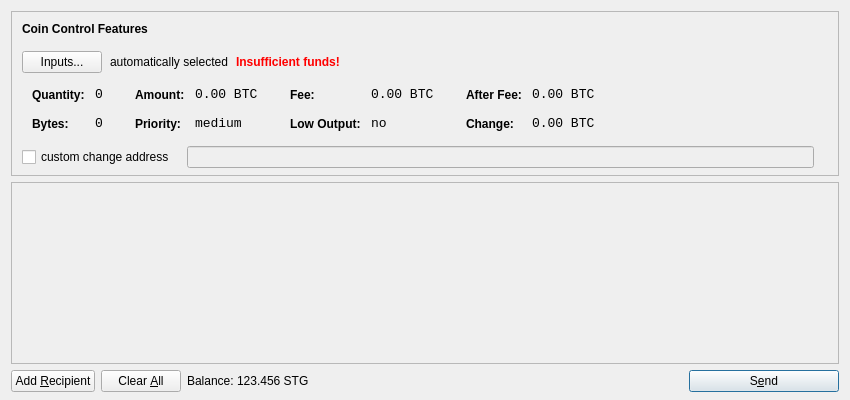
<?xml version="1.0" encoding="UTF-8"?>
<ui version="4.0">
 <class>SendCoinsDialog</class>
 <widget class="QDialog" name="SendCoinsDialog">
  <property name="geometry">
   <rect>
    <x>0</x>
    <y>0</y>
    <width>850</width>
    <height>400</height>
   </rect>
  </property>
  <property name="windowTitle">
   <string>Send Coins</string>
  </property>
  <layout class="QVBoxLayout" name="verticalLayout" stretch="0,1,0">
   <property name="bottomMargin">
    <number>8</number>
   </property>
   <item>
    <widget class="QFrame" name="frameCoinControl">
     <property name="sizePolicy">
      <sizepolicy hsizetype="Expanding" vsizetype="Expanding">
       <horstretch>0</horstretch>
       <verstretch>0</verstretch>
      </sizepolicy>
     </property>
     <property name="maximumSize">
      <size>
       <width>16777215</width>
       <height>16777215</height>
      </size>
     </property>
     <property name="frameShape">
      <enum>QFrame::StyledPanel</enum>
     </property>
     <property name="frameShadow">
      <enum>QFrame::Sunken</enum>
     </property>
     <layout class="QVBoxLayout" name="verticalLayoutCoinControl2">
      <property name="spacing">
       <number>-1</number>
      </property>
      <property name="leftMargin">
       <number>0</number>
      </property>
      <property name="topMargin">
       <number>0</number>
      </property>
      <property name="rightMargin">
       <number>0</number>
      </property>
      <property name="bottomMargin">
       <number>6</number>
      </property>
      <item>
       <layout class="QVBoxLayout" name="verticalLayoutCoinControl" stretch="0,0,0,0,1">
        <property name="spacing">
         <number>0</number>
        </property>
        <property name="leftMargin">
         <number>10</number>
        </property>
        <property name="topMargin">
         <number>10</number>
        </property>
        <item>
         <layout class="QHBoxLayout" name="horizontalLayoutCoinControl1">
          <property name="bottomMargin">
           <number>15</number>
          </property>
          <item>
           <widget class="QLabel" name="labelCoinControlFeatures">
            <property name="sizePolicy">
             <sizepolicy hsizetype="Preferred" vsizetype="Maximum">
              <horstretch>0</horstretch>
              <verstretch>0</verstretch>
             </sizepolicy>
            </property>
            <property name="font">
             <font>
              <weight>75</weight>
              <bold>true</bold>
             </font>
            </property>
            <property name="styleSheet">
             <string notr="true">font-weight:bold;</string>
            </property>
            <property name="text">
             <string>Coin Control Features</string>
            </property>
           </widget>
          </item>
         </layout>
        </item>
        <item>
         <layout class="QHBoxLayout" name="horizontalLayoutCoinControl2" stretch="0,0,0,0">
          <property name="spacing">
           <number>8</number>
          </property>
          <property name="bottomMargin">
           <number>10</number>
          </property>
          <item>
           <widget class="QPushButton" name="pushButtonCoinControl">
            <property name="styleSheet">
             <string notr="true"/>
            </property>
            <property name="text">
             <string>Inputs...</string>
            </property>
           </widget>
          </item>
          <item>
           <widget class="QLabel" name="labelCoinControlAutomaticallySelected">
            <property name="text">
             <string>automatically selected</string>
            </property>
            <property name="margin">
             <number>5</number>
            </property>
           </widget>
          </item>
          <item>
           <widget class="QLabel" name="labelCoinControlInsuffFunds">
            <property name="font">
             <font>
              <weight>75</weight>
              <bold>true</bold>
             </font>
            </property>
            <property name="styleSheet">
             <string notr="true">color:red;font-weight:bold;</string>
            </property>
            <property name="text">
             <string>Insufficient funds!</string>
            </property>
            <property name="margin">
             <number>5</number>
            </property>
           </widget>
          </item>
          <item>
           <spacer name="horizontalSpacerCoinControl">
            <property name="orientation">
             <enum>Qt::Horizontal</enum>
            </property>
            <property name="sizeHint" stdset="0">
             <size>
              <width>40</width>
              <height>1</height>
             </size>
            </property>
           </spacer>
          </item>
         </layout>
        </item>
        <item>
         <widget class="QWidget" name="widgetCoinControl" native="true">
          <property name="sizePolicy">
           <sizepolicy hsizetype="Preferred" vsizetype="Preferred">
            <horstretch>0</horstretch>
            <verstretch>0</verstretch>
           </sizepolicy>
          </property>
          <property name="minimumSize">
           <size>
            <width>0</width>
            <height>0</height>
           </size>
          </property>
          <property name="styleSheet">
           <string notr="true"/>
          </property>
          <layout class="QHBoxLayout" name="horizontalLayoutCoinControl5">
           <property name="margin">
            <number>0</number>
           </property>
           <item>
            <layout class="QHBoxLayout" name="horizontalLayoutCoinControl3" stretch="0,0,0,1">
             <property name="spacing">
              <number>20</number>
             </property>
             <property name="topMargin">
              <number>0</number>
             </property>
             <property name="bottomMargin">
              <number>10</number>
             </property>
             <item>
              <layout class="QFormLayout" name="formLayoutCoinControl1">
               <property name="horizontalSpacing">
                <number>10</number>
               </property>
               <property name="verticalSpacing">
                <number>14</number>
               </property>
               <property name="leftMargin">
                <number>10</number>
               </property>
               <property name="topMargin">
                <number>4</number>
               </property>
               <property name="rightMargin">
                <number>6</number>
               </property>
               <item row="0" column="0">
                <widget class="QLabel" name="labelCoinControlQuantityText">
                 <property name="styleSheet">
                  <string notr="true">font-weight:bold;</string>
                 </property>
                 <property name="text">
                  <string>Quantity:</string>
                 </property>
                 <property name="margin">
                  <number>0</number>
                 </property>
                </widget>
               </item>
               <item row="0" column="1">
                <widget class="QLabel" name="labelCoinControlQuantity">
                 <property name="font">
                  <font>
                   <family>Monospace</family>
                   <pointsize>10</pointsize>
                  </font>
                 </property>
                 <property name="cursor">
                  <cursorShape>IBeamCursor</cursorShape>
                 </property>
                 <property name="contextMenuPolicy">
                  <enum>Qt::ActionsContextMenu</enum>
                 </property>
                 <property name="text">
                  <string notr="true">0</string>
                 </property>
                 <property name="margin">
                  <number>0</number>
                 </property>
                 <property name="textInteractionFlags">
                  <set>Qt::LinksAccessibleByMouse|Qt::TextSelectableByKeyboard|Qt::TextSelectableByMouse</set>
                 </property>
                </widget>
               </item>
               <item row="1" column="0">
                <widget class="QLabel" name="labelCoinControlBytesText">
                 <property name="styleSheet">
                  <string notr="true">font-weight:bold;</string>
                 </property>
                 <property name="text">
                  <string>Bytes:</string>
                 </property>
                </widget>
               </item>
               <item row="1" column="1">
                <widget class="QLabel" name="labelCoinControlBytes">
                 <property name="font">
                  <font>
                   <family>Monospace</family>
                   <pointsize>10</pointsize>
                  </font>
                 </property>
                 <property name="cursor">
                  <cursorShape>IBeamCursor</cursorShape>
                 </property>
                 <property name="contextMenuPolicy">
                  <enum>Qt::ActionsContextMenu</enum>
                 </property>
                 <property name="text">
                  <string notr="true">0</string>
                 </property>
                 <property name="textInteractionFlags">
                  <set>Qt::LinksAccessibleByMouse|Qt::TextSelectableByKeyboard|Qt::TextSelectableByMouse</set>
                 </property>
                </widget>
               </item>
              </layout>
             </item>
             <item>
              <layout class="QFormLayout" name="formLayoutCoinControl2">
               <property name="horizontalSpacing">
                <number>10</number>
               </property>
               <property name="verticalSpacing">
                <number>14</number>
               </property>
               <property name="leftMargin">
                <number>6</number>
               </property>
               <property name="topMargin">
                <number>4</number>
               </property>
               <property name="rightMargin">
                <number>6</number>
               </property>
               <item row="0" column="0">
                <widget class="QLabel" name="labelCoinControlAmountText">
                 <property name="styleSheet">
                  <string notr="true">font-weight:bold;</string>
                 </property>
                 <property name="text">
                  <string>Amount:</string>
                 </property>
                 <property name="margin">
                  <number>0</number>
                 </property>
                </widget>
               </item>
               <item row="0" column="1">
                <widget class="QLabel" name="labelCoinControlAmount">
                 <property name="font">
                  <font>
                   <family>Monospace</family>
                   <pointsize>10</pointsize>
                  </font>
                 </property>
                 <property name="cursor">
                  <cursorShape>IBeamCursor</cursorShape>
                 </property>
                 <property name="contextMenuPolicy">
                  <enum>Qt::ActionsContextMenu</enum>
                 </property>
                 <property name="text">
                  <string notr="true">0.00 BTC</string>
                 </property>
                 <property name="textInteractionFlags">
                  <set>Qt::LinksAccessibleByMouse|Qt::TextSelectableByKeyboard|Qt::TextSelectableByMouse</set>
                 </property>
                </widget>
               </item>
               <item row="1" column="0">
                <widget class="QLabel" name="labelCoinControlPriorityText">
                 <property name="styleSheet">
                  <string notr="true">font-weight:bold;</string>
                 </property>
                 <property name="text">
                  <string>Priority:</string>
                 </property>
                </widget>
               </item>
               <item row="1" column="1">
                <widget class="QLabel" name="labelCoinControlPriority">
                 <property name="font">
                  <font>
                   <family>Monospace</family>
                   <pointsize>10</pointsize>
                  </font>
                 </property>
                 <property name="cursor">
                  <cursorShape>IBeamCursor</cursorShape>
                 </property>
                 <property name="contextMenuPolicy">
                  <enum>Qt::ActionsContextMenu</enum>
                 </property>
                 <property name="text">
                  <string>medium</string>
                 </property>
                 <property name="textInteractionFlags">
                  <set>Qt::LinksAccessibleByMouse|Qt::TextSelectableByKeyboard|Qt::TextSelectableByMouse</set>
                 </property>
                </widget>
               </item>
              </layout>
             </item>
             <item>
              <layout class="QFormLayout" name="formLayoutCoinControl3">
               <property name="horizontalSpacing">
                <number>10</number>
               </property>
               <property name="verticalSpacing">
                <number>14</number>
               </property>
               <property name="leftMargin">
                <number>6</number>
               </property>
               <property name="topMargin">
                <number>4</number>
               </property>
               <property name="rightMargin">
                <number>6</number>
               </property>
               <item row="0" column="0">
                <widget class="QLabel" name="labelCoinControlFeeText">
                 <property name="styleSheet">
                  <string notr="true">font-weight:bold;</string>
                 </property>
                 <property name="text">
                  <string>Fee:</string>
                 </property>
                 <property name="margin">
                  <number>0</number>
                 </property>
                </widget>
               </item>
               <item row="0" column="1">
                <widget class="QLabel" name="labelCoinControlFee">
                 <property name="font">
                  <font>
                   <family>Monospace</family>
                   <pointsize>10</pointsize>
                  </font>
                 </property>
                 <property name="cursor">
                  <cursorShape>IBeamCursor</cursorShape>
                 </property>
                 <property name="contextMenuPolicy">
                  <enum>Qt::ActionsContextMenu</enum>
                 </property>
                 <property name="text">
                  <string notr="true">0.00 BTC</string>
                 </property>
                 <property name="textInteractionFlags">
                  <set>Qt::LinksAccessibleByMouse|Qt::TextSelectableByKeyboard|Qt::TextSelectableByMouse</set>
                 </property>
                </widget>
               </item>
               <item row="1" column="0">
                <widget class="QLabel" name="labelCoinControlLowOutputText">
                 <property name="styleSheet">
                  <string notr="true">font-weight:bold;</string>
                 </property>
                 <property name="text">
                  <string>Low Output:</string>
                 </property>
                </widget>
               </item>
               <item row="1" column="1">
                <widget class="QLabel" name="labelCoinControlLowOutput">
                 <property name="font">
                  <font>
                   <family>Monospace</family>
                   <pointsize>10</pointsize>
                  </font>
                 </property>
                 <property name="cursor">
                  <cursorShape>IBeamCursor</cursorShape>
                 </property>
                 <property name="contextMenuPolicy">
                  <enum>Qt::ActionsContextMenu</enum>
                 </property>
                 <property name="text">
                  <string>no</string>
                 </property>
                 <property name="textInteractionFlags">
                  <set>Qt::LinksAccessibleByMouse|Qt::TextSelectableByKeyboard|Qt::TextSelectableByMouse</set>
                 </property>
                </widget>
               </item>
              </layout>
             </item>
             <item>
              <layout class="QFormLayout" name="formLayoutCoinControl4">
               <property name="horizontalSpacing">
                <number>10</number>
               </property>
               <property name="verticalSpacing">
                <number>14</number>
               </property>
               <property name="leftMargin">
                <number>6</number>
               </property>
               <property name="topMargin">
                <number>4</number>
               </property>
               <property name="rightMargin">
                <number>6</number>
               </property>
               <item row="0" column="0">
                <widget class="QLabel" name="labelCoinControlAfterFeeText">
                 <property name="styleSheet">
                  <string notr="true">font-weight:bold;</string>
                 </property>
                 <property name="text">
                  <string>After Fee:</string>
                 </property>
                 <property name="margin">
                  <number>0</number>
                 </property>
                </widget>
               </item>
               <item row="0" column="1">
                <widget class="QLabel" name="labelCoinControlAfterFee">
                 <property name="font">
                  <font>
                   <family>Monospace</family>
                   <pointsize>10</pointsize>
                  </font>
                 </property>
                 <property name="cursor">
                  <cursorShape>IBeamCursor</cursorShape>
                 </property>
                 <property name="contextMenuPolicy">
                  <enum>Qt::ActionsContextMenu</enum>
                 </property>
                 <property name="text">
                  <string notr="true">0.00 BTC</string>
                 </property>
                 <property name="textInteractionFlags">
                  <set>Qt::LinksAccessibleByMouse|Qt::TextSelectableByKeyboard|Qt::TextSelectableByMouse</set>
                 </property>
                </widget>
               </item>
               <item row="1" column="0">
                <widget class="QLabel" name="labelCoinControlChangeText">
                 <property name="styleSheet">
                  <string notr="true">font-weight:bold;</string>
                 </property>
                 <property name="text">
                  <string>Change:</string>
                 </property>
                </widget>
               </item>
               <item row="1" column="1">
                <widget class="QLabel" name="labelCoinControlChange">
                 <property name="font">
                  <font>
                   <family>Monospace</family>
                   <pointsize>10</pointsize>
                  </font>
                 </property>
                 <property name="cursor">
                  <cursorShape>IBeamCursor</cursorShape>
                 </property>
                 <property name="contextMenuPolicy">
                  <enum>Qt::ActionsContextMenu</enum>
                 </property>
                 <property name="text">
                  <string notr="true">0.00 BTC</string>
                 </property>
                 <property name="textInteractionFlags">
                  <set>Qt::LinksAccessibleByMouse|Qt::TextSelectableByKeyboard|Qt::TextSelectableByMouse</set>
                 </property>
                </widget>
               </item>
              </layout>
             </item>
            </layout>
           </item>
          </layout>
         </widget>
        </item>
        <item>
         <layout class="QHBoxLayout" name="horizontalLayoutCoinControl4" stretch="0,0,0">
          <property name="spacing">
           <number>12</number>
          </property>
          <property name="sizeConstraint">
           <enum>QLayout::SetDefaultConstraint</enum>
          </property>
          <property name="topMargin">
           <number>5</number>
          </property>
          <property name="rightMargin">
           <number>5</number>
          </property>
          <item>
           <widget class="QCheckBox" name="checkBoxCoinControlChange">
            <property name="text">
             <string>custom change address</string>
            </property>
           </widget>
          </item>
          <item>
           <widget class="QLineEdit" name="lineEditCoinControlChange">
            <property name="enabled">
             <bool>false</bool>
            </property>
            <property name="sizePolicy">
             <sizepolicy hsizetype="Expanding" vsizetype="Fixed">
              <horstretch>0</horstretch>
              <verstretch>0</verstretch>
             </sizepolicy>
            </property>
           </widget>
          </item>
          <item>
           <widget class="QLabel" name="labelCoinControlChangeLabel">
            <property name="sizePolicy">
             <sizepolicy hsizetype="Preferred" vsizetype="Expanding">
              <horstretch>0</horstretch>
              <verstretch>0</verstretch>
             </sizepolicy>
            </property>
            <property name="minimumSize">
             <size>
              <width>0</width>
              <height>0</height>
             </size>
            </property>
            <property name="text">
             <string/>
            </property>
            <property name="margin">
             <number>3</number>
            </property>
           </widget>
          </item>
         </layout>
        </item>
        <item>
         <spacer name="verticalSpacerCoinControl">
          <property name="orientation">
           <enum>Qt::Vertical</enum>
          </property>
          <property name="sizeHint" stdset="0">
           <size>
            <width>800</width>
            <height>1</height>
           </size>
          </property>
         </spacer>
        </item>
       </layout>
      </item>
     </layout>
    </widget>
   </item>
   <item>
    <widget class="QScrollArea" name="scrollArea">
     <property name="widgetResizable">
      <bool>true</bool>
     </property>
     <widget class="QWidget" name="scrollAreaWidgetContents">
      <property name="geometry">
       <rect>
        <x>0</x>
        <y>0</y>
        <width>830</width>
        <height>165</height>
       </rect>
      </property>
      <layout class="QVBoxLayout" name="verticalLayout_2">
       <property name="margin">
        <number>0</number>
       </property>
       <item>
        <layout class="QVBoxLayout" name="entries">
         <property name="spacing">
          <number>6</number>
         </property>
        </layout>
       </item>
       <item>
        <spacer name="verticalSpacer">
         <property name="orientation">
          <enum>Qt::Vertical</enum>
         </property>
         <property name="sizeHint" stdset="0">
          <size>
           <width>20</width>
           <height>40</height>
          </size>
         </property>
        </spacer>
       </item>
      </layout>
     </widget>
    </widget>
   </item>
   <item>
    <layout class="QHBoxLayout" name="horizontalLayout">
     <item>
      <widget class="QPushButton" name="addButton">
       <property name="toolTip">
        <string>Send to multiple recipients at once</string>
       </property>
       <property name="text">
        <string>Add &amp;Recipient</string>
       </property>
       <property name="icon">
        <iconset resource="../bitcoin.qrc">
         <normaloff>:/icons/add</normaloff>:/icons/add</iconset>
       </property>
       <property name="autoDefault">
        <bool>false</bool>
       </property>
      </widget>
     </item>
     <item>
      <widget class="QPushButton" name="clearButton">
       <property name="sizePolicy">
        <sizepolicy hsizetype="Minimum" vsizetype="Fixed">
         <horstretch>0</horstretch>
         <verstretch>0</verstretch>
        </sizepolicy>
       </property>
       <property name="toolTip">
        <string>Remove all transaction fields</string>
       </property>
       <property name="text">
        <string>Clear &amp;All</string>
       </property>
       <property name="icon">
        <iconset resource="../bitcoin.qrc">
         <normaloff>:/icons/remove</normaloff>:/icons/remove</iconset>
       </property>
       <property name="autoRepeatDelay">
        <number>300</number>
       </property>
       <property name="autoDefault">
        <bool>false</bool>
       </property>
      </widget>
     </item>
     <item>
      <layout class="QHBoxLayout" name="horizontalLayout_2">
       <property name="spacing">
        <number>3</number>
       </property>
       <item>
        <widget class="QLabel" name="label">
         <property name="text">
          <string>Balance:</string>
         </property>
        </widget>
       </item>
       <item>
        <widget class="QLabel" name="labelBalance">
         <property name="cursor">
          <cursorShape>IBeamCursor</cursorShape>
         </property>
         <property name="text">
          <string>123.456 STG</string>
         </property>
         <property name="textInteractionFlags">
          <set>Qt::LinksAccessibleByMouse|Qt::TextSelectableByKeyboard|Qt::TextSelectableByMouse</set>
         </property>
        </widget>
       </item>
      </layout>
     </item>
     <item>
      <spacer name="horizontalSpacer">
       <property name="orientation">
        <enum>Qt::Horizontal</enum>
       </property>
       <property name="sizeHint" stdset="0">
        <size>
         <width>40</width>
         <height>20</height>
        </size>
       </property>
      </spacer>
     </item>
     <item>
      <widget class="QPushButton" name="sendButton">
       <property name="minimumSize">
        <size>
         <width>150</width>
         <height>0</height>
        </size>
       </property>
       <property name="toolTip">
        <string>Confirm the send action</string>
       </property>
       <property name="text">
        <string>S&amp;end</string>
       </property>
       <property name="icon">
        <iconset resource="../bitcoin.qrc">
         <normaloff>:/icons/send</normaloff>:/icons/send</iconset>
       </property>
       <property name="default">
        <bool>true</bool>
       </property>
      </widget>
     </item>
    </layout>
   </item>
  </layout>
 </widget>
 <resources>
  <include location="../bitcoin.qrc"/>
 </resources>
 <connections/>
</ui>
